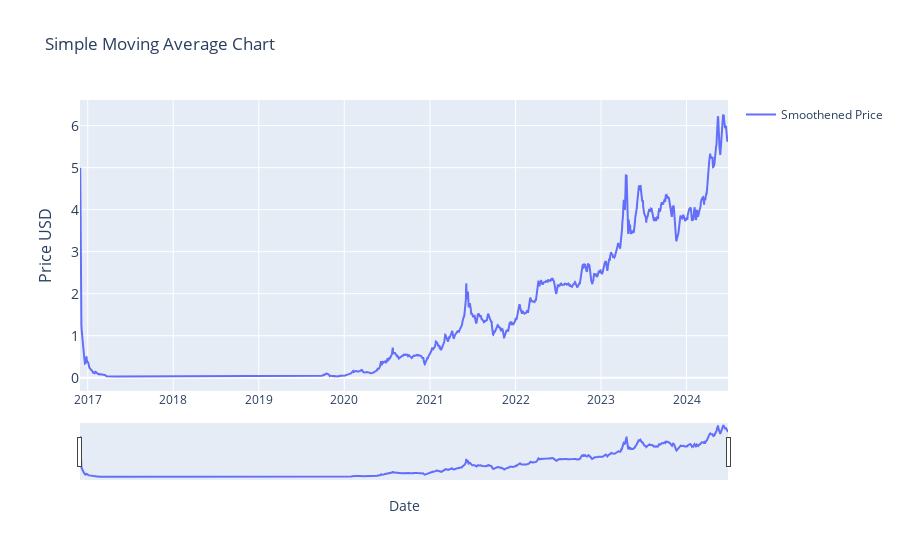

Notebook source saved alongside this figure:
### Markdown cell above
### Moving Averages (2)

### Code cell
# # SIMPLE Moving Average (SMA)                            
#  | Part of Moving Averages (2) block


import plotly.graph_objects as go
import pandas as pd
from ipywidgets import interact, DatePicker
import numpy as np

# renames current item to df
df = current_item

# calculates the 7-day moving average. 
# change window = to change period for average.
df['smoothened_price'] = df['price_usd'].rolling(window=2).mean()

# Function to update the graph based on the selected date range
def update_graph(start_date, end_date):
    # Filtering the data based on the date range
    mask = (df.index >= pd.to_datetime(start_date)) & (df.index <= pd.to_datetime(end_date))
    filtered_data = df.loc[mask]

    # Creating the plot
    fig = go.Figure()
    fig.add_trace(go.Scatter(x=filtered_data.index, y=filtered_data['smoothened_price'], mode='lines', name='Smoothened Price'))

    # Formatting
    fig.update_layout(
        title='Simple Moving Average Chart',
        xaxis_title='Date',
        yaxis_title='Price USD',
        yaxis=dict(
            title='Price USD',
            titlefont_size=16,
            tickfont_size=14,
        ),
        xaxis=dict(  # Added lines for range slider
            rangeslider=dict(
                visible=True
            ),
            type="date"
        ),
        showlegend=True

        )

    fig.show()


# Creating interactive widgets for date selection
start_date_picker = DatePicker(description='Start Date', value=START_DATE)
end_date_picker = DatePicker(description='End Date', value=END_DATE)

# Display the interactive widget
interact(update_graph, start_date=start_date_picker, end_date=end_date_picker)

### Figure 1 — Plotly figure (JSON) as saved in the notebook; plotly's stock layout.template omitted (floating-point values rounded to 4 significant figures; data arrays with more than 128 entries replaced by an {"elided": "..."} marker saying what was removed)
{"data": [{"mode": "lines", "name": "Smoothened Price", "type": "scatter", "x": {"elided": "2767 str values"}, "y": {"elided": "2767 float values"}}], "layout": {"showlegend": true, "title": {"text": "Simple Moving Average Chart"}, "xaxis": {"rangeslider": {"visible": true}, "title": {"text": "Date"}, "type": "date"}, "yaxis": {"tickfont": {"size": 14}, "title": {"font": {"size": 16}, "text": "Price USD"}}}}
